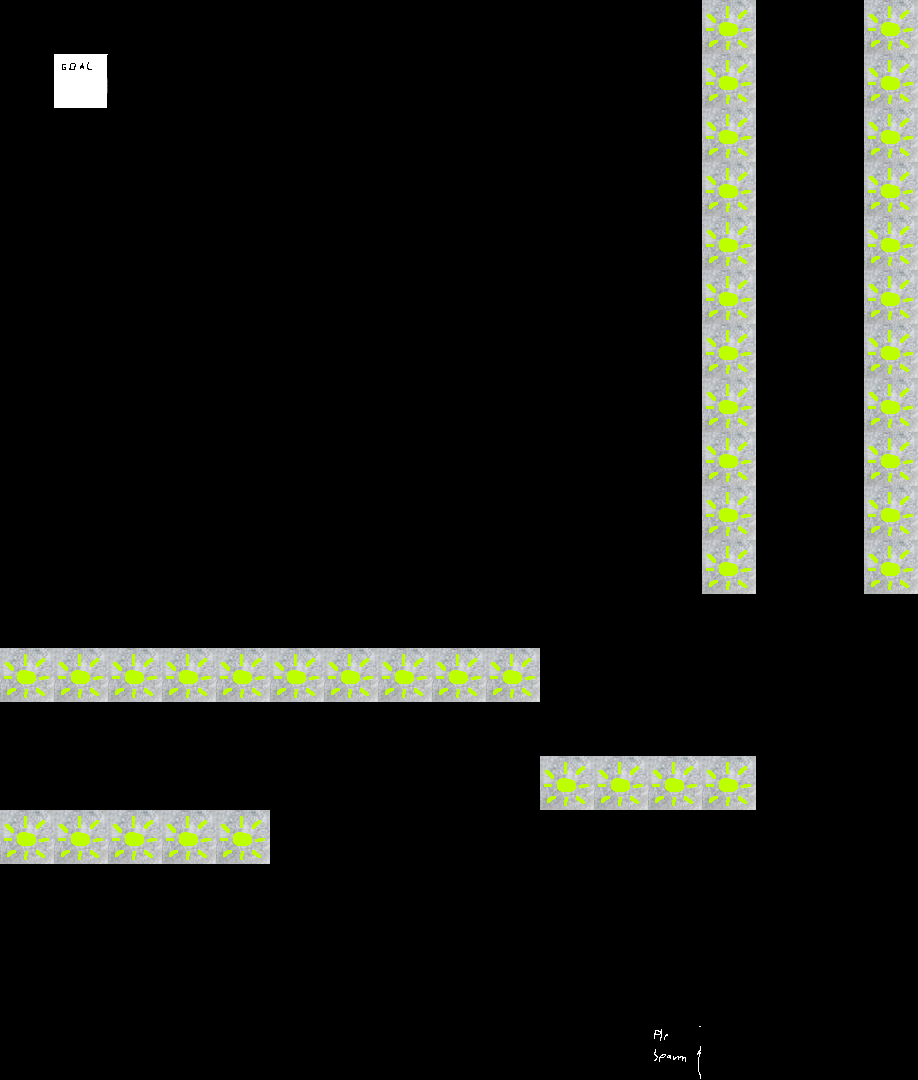

Below is a game level as drawn by its tile map, then a one-line description and the .tmx that defines it (tile-layer data replaced by summaries):
An orthogonal 17x20 tile map with 54x54 px tiles, 2 tile layers (Tile Layer 1, Tile Layer 2).

<map version="1.9" tiledversion="1.9.0" orientation="orthogonal" renderorder="right-down" width="17" height="20" tilewidth="54" tileheight="54" infinite="0" nextlayerid="3" nextobjectid="1">
 <tileset firstgid="1" source="temp2.tsx" />
 <layer id="1" name="Tile Layer 1" width="17" height="20">
  <data>[340 cells, 43 non-empty, 3 distinct tile ids]</data>
 </layer>
 <layer id="2" name="Tile Layer 2" width="17" height="20">
  <data>[340 cells, 41 non-empty, 1 distinct tile ids]</data>
 </layer>
</map>
